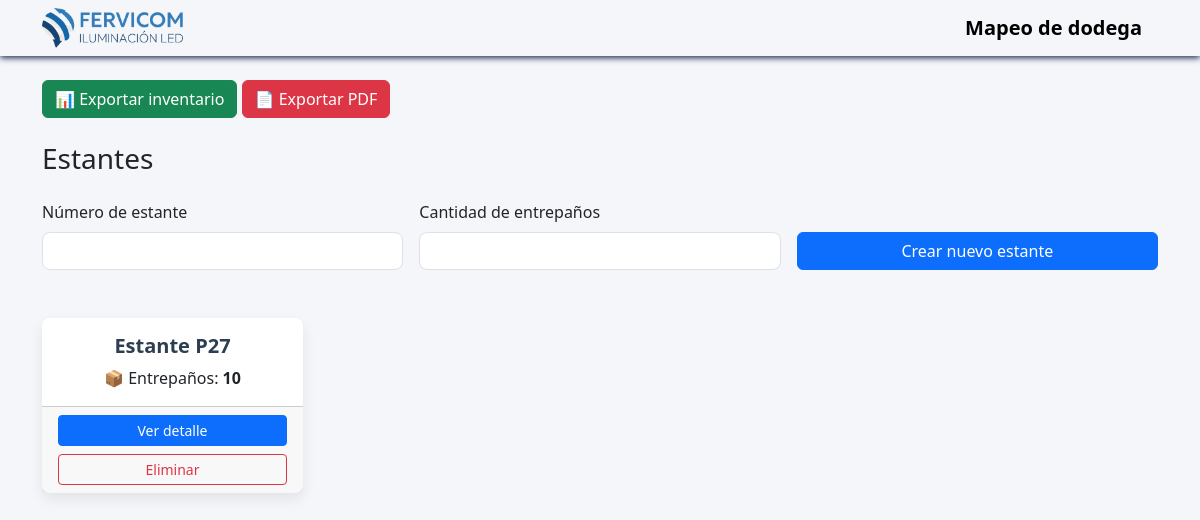
Before: / with the older database file.
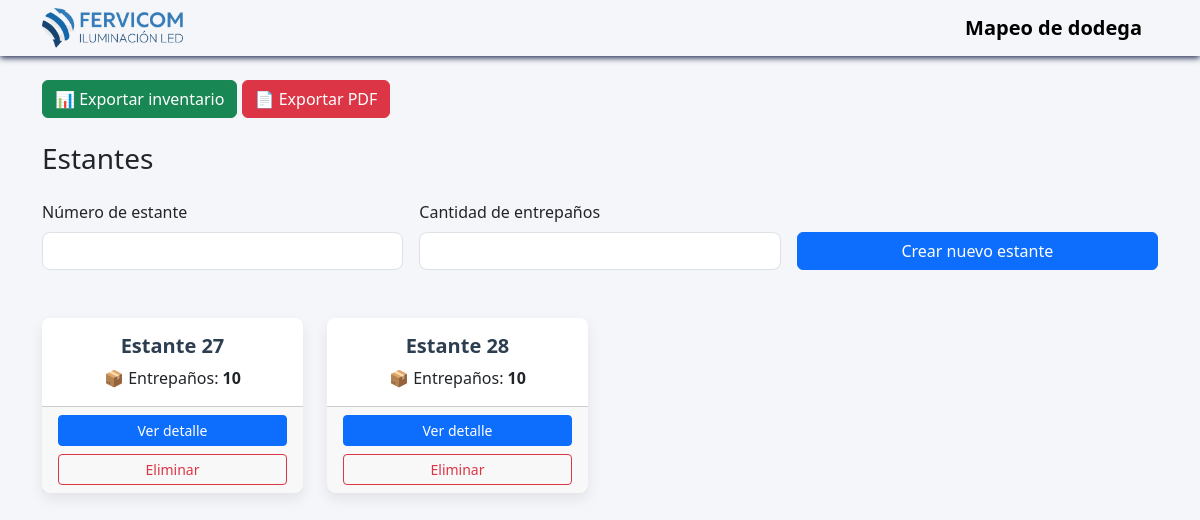
After: the same page with the newer database file.
### models.py (models this page shows, shortened)
class Estante(db.Model):
    __tablename__ = "estante"
    id = db.Column(db.Integer, primary_key=True)
    nombre = db.Column(db.String(50), nullable=False, unique=True)
    entrepanos = db.relationship(
        "Entrepano",
        backref="estante",
        cascade="all, delete-orphan"
    )

### app.py (the view, shortened to what this page needs)
@app.route("/", methods=["GET", "POST"])
def estantes():
    estantes = Estante.query.order_by(Estante.id).all()
    return render_template("estantes.html", estantes=estantes)

### templates/estantes.html (shortened to what this page needs)
{% extends "base.html" %}
{% block content %}
<h3 class="mb-4">Estantes</h3>
<div>
    <form method="POST" class="row g-3 mb-5">
        <div class="col-md-4">
            <label class="form-label">Número de estante</label>
            <input type="number" name="numero" class="form-control" required>
        </div>
        <div class="col-md-4">
            <label class="form-label">Cantidad de entrepaños</label>
            <input type="number" name="total_entrepanos" min="1" max="10" class="form-control" required>
        </div>
        <div class="col-md-4 d-flex align-items-end">
            <button class="btn btn-primary w-100">Crear nuevo estante</button>
        </div>
    </form>
</div>
<div class="row">
    {% for estante in estantes %}
    <div class="col-12 col-sm-6 col-md-4 col-lg-3">
        <div class="card h-100 text-center">
            <div class="card-body">
                <h5 class="card-title">Estante {{ estante.nombre }}</h5>
                <p class="card-text">
                     📦 Entrepaños: <b>{{ estante.entrepanos | length }}</b>
                </p>
            </div>
            <div class="card-footer d-grid gap-2">
                <a href="{{ url_for('detalle_estante', estante_id=estante.id) }}"
                   class="btn btn-primary btn-sm">
                    Ver detalle
                </a>
                <form method="POST"
                      action="{{ url_for('eliminar_estante', estante_id=estante.id) }}">
                    <button class="btn btn-outline-danger btn-sm">
                        Eliminar
                    </button>
                </form>
            </div>
        </div>
    </div>
    {% endfor %}
</div>
{% endblock %}

Changed rows visible on the page:
changed Estante (number 1 of 2 on the later page): nombre "P27" → "27"
added Estante: nombre "28", entrepanos|length "10"
